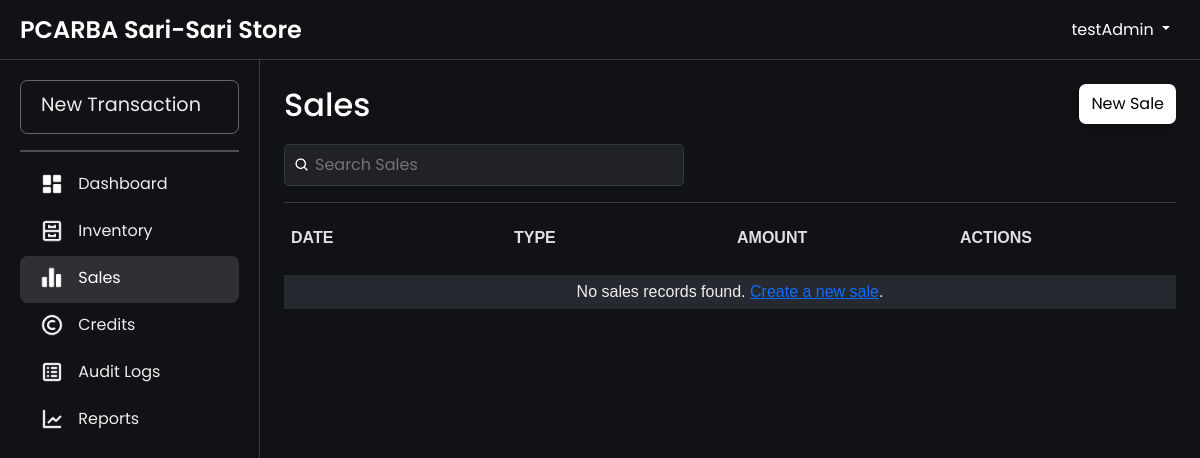
The app's page /sales.php (signed in), older data.
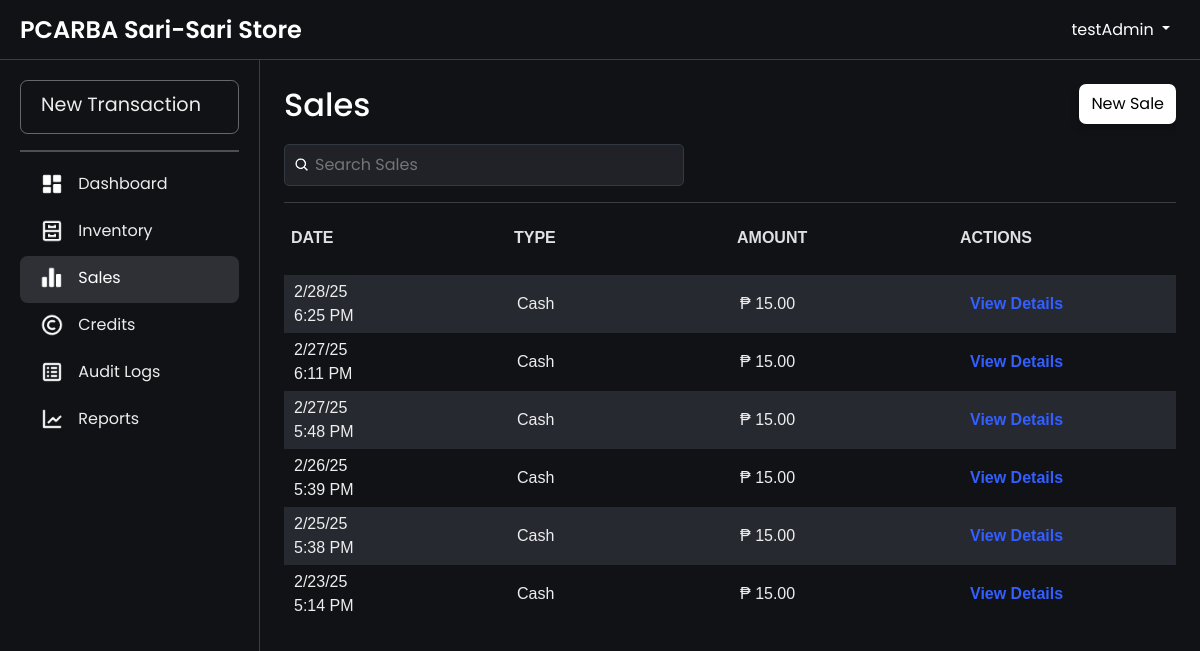
The same page, newer data.
### tables this page shows
CREATE TABLE `sales` (
  `saleId` int(11) NOT NULL AUTO_INCREMENT,
  `totalPrice` decimal(10,2) NOT NULL,
  `transactionType` enum('Cash','Credit') NOT NULL,
  `dateSold` timestamp NOT NULL DEFAULT current_timestamp(),
  `userId` int(11) NOT NULL,
  `creditorId` int(11) DEFAULT NULL,
  `creditId` int(11) DEFAULT NULL,
  PRIMARY KEY (`saleId`),
  KEY `users_sale` (`userId`),
  KEY `creditor_sale` (`creditorId`),
  KEY `credits_sales` (`creditId`),
  CONSTRAINT `creditor_sale` FOREIGN KEY (`creditorId`) REFERENCES `creditor` (`creditorId`),
  CONSTRAINT `credits_sales` FOREIGN KEY (`creditId`) REFERENCES `credits` (`creditId`),
  CONSTRAINT `users_sale` FOREIGN KEY (`userId`) REFERENCES `users` (`userId`)
);

### htdocs/sales.php (the view, shortened to what this page needs)
<?php
include 'db.php';
$query = "SELECT saleId, dateSold, transactionType, totalPrice, creditId FROM sales ORDER BY dateSold DESC";
$result = $conn->query($query);
$sales = $result->fetch_all(MYSQLI_ASSOC);
?>
<!DOCTYPE html>
<html lang="en">
<head>
    <link rel="stylesheet" href="css/bootstrap.min.css">
    <link rel="stylesheet" href="css/layer1.css">
</head>
<body>
    <?php include 'navbar.php'; ?>
    <div class="main-content fade-in">
        <div class="container">
            <div class="table-wrapper">
                <div class="header-container">
                    <h2>Sales</h2>
                    <div class="button">
                        <a href="addSale.php">New Sale</a>
                    </div>
                </div>
                <div class="search-container">
                    <div class="search-wrapper">
                        <img src="images/search-icon.png" alt="Search" class="search-icon">
                        <input type="text" id="searchBar" placeholder="Search Sales" onkeyup="filterSales(); toggleClearIcon();">
                    </div>
                </div>
                <hr style="height: 1px; border: none; color: rgb(187, 188, 190); background-color: rgb(187, 188, 190);">
                <table id="salesTable" width="100%">
                    <thead>
                        <tr align="left">
                            <th>Date</th>
                            <th>Type</th>
                            <th>Amount</th>
                            <th>Actions</th>
                        </tr>
                    </thead>
                    <tbody>
                        <?php if (empty($sales)) { ?>
                            <tr>
                                <td colspan="4" style="text-align: center;">No sales records found. <a href="addSale.php">Create a new sale</a>.</td>
                            </tr>
                        <?php } else { ?>
                            <?php foreach ($sales as $sale) {
                                $dateSold = !empty($sale['dateSold'])
                                    ? date("n/j/y", strtotime($sale['dateSold'])) . "<br>" . date("g:i A", strtotime($sale['dateSold']))
                                    : 'N/A';
                            ?>
                                <tr>
                                    <td><?php echo $dateSold; ?></td>
                                    <td><?php echo htmlspecialchars($sale['transactionType']); ?></td>
                                    <td>₱ <?php echo htmlspecialchars($sale['totalPrice']); ?></td>
                                    <td>
                                        <?php if ($sale['transactionType'] === 'Credit') { ?>
                                            <a href="credit_details.php?creditId=<?php echo $sale['creditId']; ?>" class="view-details">
                                                <span>View Details</span>
                                            </a>
                                        <?php } else { ?>
                                            <a href="sale_details.php?saleId=<?php echo $sale['saleId']; ?>" class="view-details">
                                                <span>View Details</span>
                                            </a>
                                        <?php } ?>
                                    </td>
                                </tr>
                            <?php } ?>
                        <?php } ?>
                    </tbody>
                </table>
            </div>
        </div>
    </div>
</body>
</html>

Row changes from the older to the newer data that the page shows:
added sales: dateSold "2/28/25", dateSold "6:25 PM", transactionType "Cash", totalPrice "15.00"
added sales: dateSold "2/27/25", dateSold "6:11 PM", transactionType "Cash", totalPrice "15.00"
added sales: dateSold "2/27/25", dateSold "5:48 PM", transactionType "Cash", totalPrice "15.00"
added sales: dateSold "2/26/25", dateSold "5:39 PM", transactionType "Cash", totalPrice "15.00"
added sales: dateSold "2/25/25", dateSold "5:38 PM", transactionType "Cash", totalPrice "15.00"
added sales: dateSold "2/23/25", dateSold "5:14 PM", transactionType "Cash", totalPrice "15.00"
Text that changed along with them:
text no longer shown: "No sales records found. Create a new sale ."
